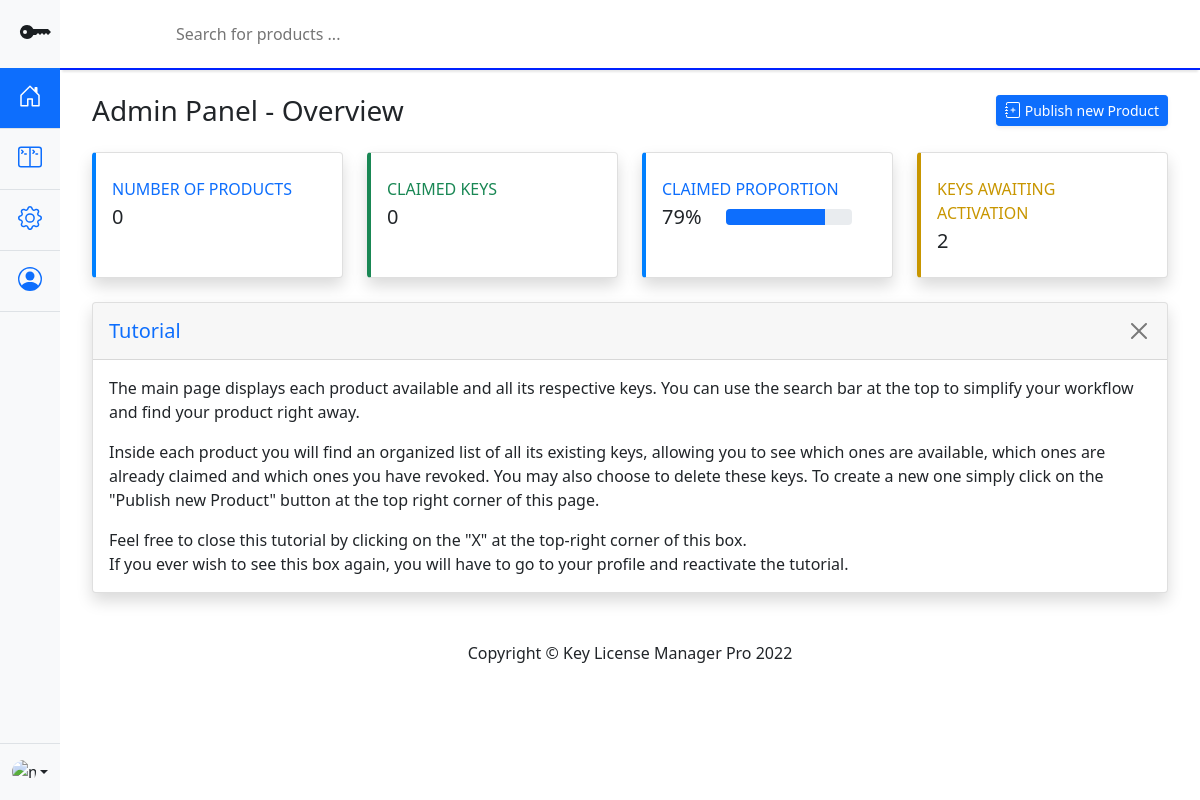
Before: /cpanel with the older database file.
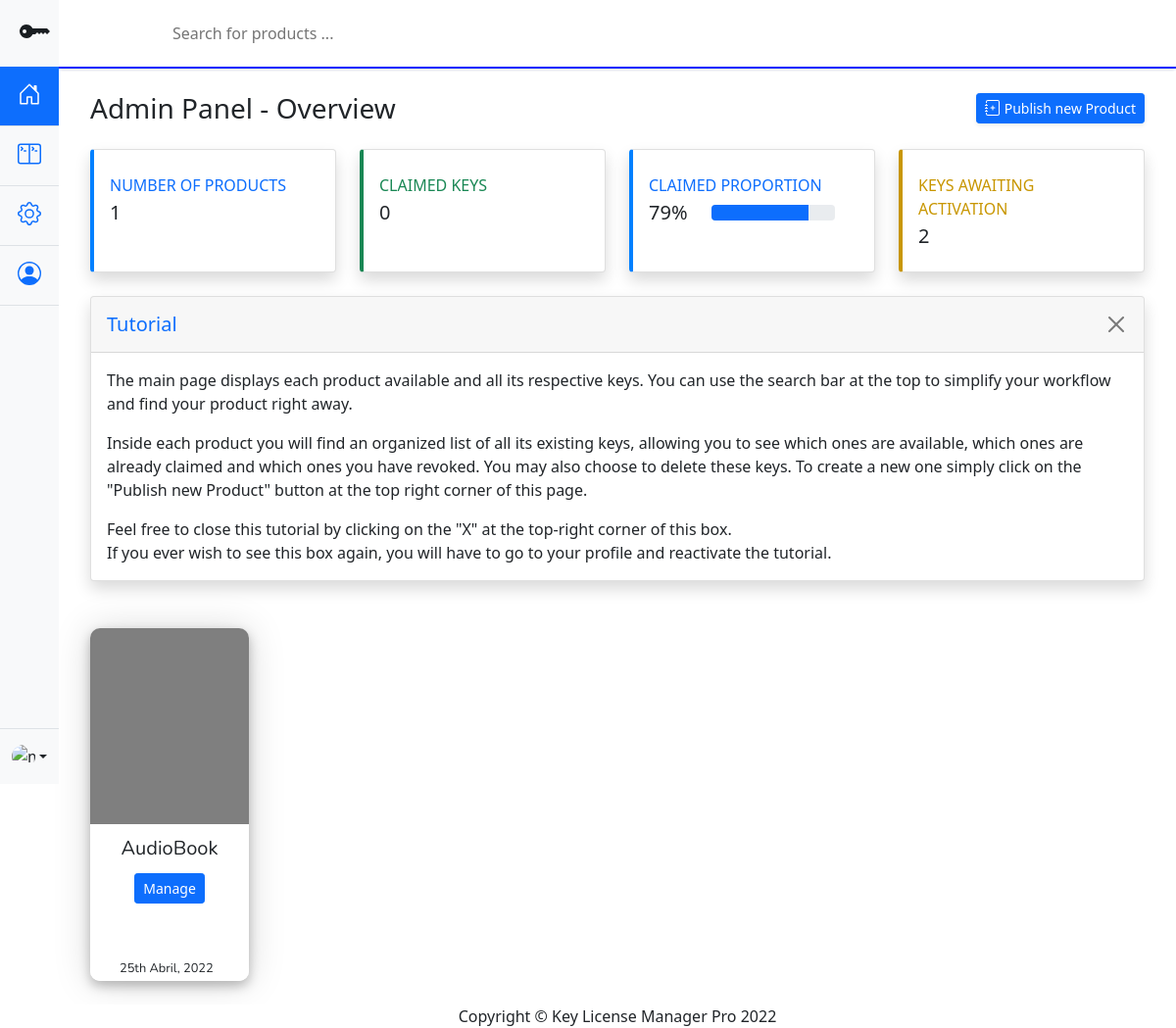
After: the same page with the newer database file.
### models.py (models this page shows)
class Product(db.Model):
    __tablename__ = "product"
    id = db.Column( db.Integer, primary_key=True )
    name = db.Column( db.String(100), unique=True )
    logo = db.Column( db.String(150) )
    privateK = db.Column(db.String(1100), unique=True)
    publicK = db.Column(db.String(1100), unique=True)
    apiK = db.Column( db.String(100), unique=True )

### main.py (the view)
@main.route('/cpanel')
def cpanel():
    productList = DBAPI.getProduct('_ALL_')
    return render_template('cpanel.html', productList = productList)

### databaseAPI.py (called while the page is built)
def getProduct(productName):
    if(productName == '_ALL_'):
        return Product.query.all()
    return Product.query.filter_by(name = productName).first()

### templates/cpanel.html (shortened to what this page needs)
<!doctype html>
<html lang="en">
	<head>
        <link rel="stylesheet" href="https://cdn.jsdelivr.net/npm/bootstrap-icons@1.8.1/font/bootstrap-icons.css">
		<link href="{{ url_for('static', filename='bootstrap.min.css') }}" rel="stylesheet">
		<link href="{{ url_for('static', filename='style.css') }}" rel="stylesheet">
	</head>
	<body>
        <section class="left-nav vh-100">
            <div class="d-flex flex-column bg-light vh-100" style="width: 5vw;">
                <a href="/" class="d-block p-3 link-dark text-decoration-none" title="Icon-only" data-bs-toggle="tooltip" data-bs-placement="right">
                    <svg xmlns="http://www.w3.org/2000/svg" width="40" height="32" fill="currentColor" class="bi bi-key-fill" viewBox="0 0 16 16">
                        <path d="M3.5 11.5a3.5 3.5 0 1 1 3.163-5H14L15.5 8 14 9.5l-1-1-1 1-1-1-1 1-1-1-1 1H6.663a3.5 3.5 0 0 1-3.163 2zM2.5 9a1 1 0 1 0 0-2 1 1 0 0 0 0 2z"/>
                    </svg>
                </a>
                <ul class="nav flex-grow-1 nav-pills nav-flush flex-column mb-auto text-center">
                    <li class="nav-item">
                        <a href="#" class="nav-link active py-3 border-bottom" aria-current="page" title="Home" data-bs-toggle="tooltip" data-bs-placement="right">
                            <svg class="bi" width="24" height="24" role="img" aria-label="Home">
                                <use xlink:href="#home"/>
                            </svg>
                        </a>
                    </li>
                    <li>
                        <a href="#" class="nav-link py-3 border-bottom" title="Dashboard" data-bs-toggle="tooltip" data-bs-placement="right">
                        </a>
                    </li>
                    <li>
                        <a href="#" class="nav-link py-3 border-bottom" title="Orders" data-bs-toggle="tooltip" data-bs-placement="right">
                        </a>
                    </li>
                    <li>
                        <a href="#" class="nav-link py-3 border-bottom" title="Customers" data-bs-toggle="tooltip" data-bs-placement="right">
                            <svg class="bi" width="24" height="24" role="img" aria-label="Customers">
                                <use xlink:href="#people-circle"/>
                            </svg>
                        </a>
                    </li>
                </ul>
                <div class="dropdown border-top">
                    <a href="#" class="d-flex align-items-center justify-content-center p-3 link-dark text-decoration-none dropdown-toggle" id="dropdownUser3" data-bs-toggle="dropdown" aria-expanded="false">
                    <img src="https://github.com/mdo.png" alt="mdo" width="24" height="24" class="rounded-circle">
                    </a>
                </div>
            </div>
        </section>
        <div class="container-fluid right-display">
            <div id="content-wrapper" class="d-flex flex-column">
                <div id="content">
                    <nav class="navbar navbar-expand bg-white navbar-light topbar mb-4 static-top top-bar">
                        <div class="search-bar-top mx-auto">
                            <input class="search-bar" type="text" placeholder="Search for products ..." aria-label="Search for products ...">
                        </div>
                    </nav>
                    <div class="container-fluid special-padding">
                        <div class="d-sm-flex align-items-center justify-content-between mb-4">
                            <h1 class="h3 mb-0 text-gray-800">Admin Panel - Overview</h1>
                            <a id="createProductCall" href="#" class="d-none d-sm-inline-block btn btn-sm btn-primary shadow-sm">
                                <svg class="bi" width="16" height="16" role="img" aria-label="Home">
                                    <use xlink:href="#addproduct"/>
                                </svg>
                                Publish new Product</a>
                        </div>
                        <div class="row">
                            <div class="col-xl-3 col-md-6 mb-4">
                                <div class="card border-left-blue shadow h-100 py-2">
                                    <div class="card-body">
                                        <div class="row no-gutters align-items-center">
                                            <div class="col mr-2">
                                                <div class="text-xs font-weight-bold text-primary text-uppercase mb-1">
                                                    Number of products
                                                </div>
                                                <div class="h5 mb-0 font-weight-bold text-gray-800">{{ productList|length }}</div>
                                            </div>
                                        </div>
                                    </div>
                                </div>
                            </div>
                            <div class="col-xl-3 col-md-6 mb-4">
                                <div class="card border-left-green shadow h-100 py-2">
                                    <div class="card-body">
                                        <div class="row no-gutters align-items-center">
                                            <div class="col mr-2">
                                                <div class="text-xs font-weight-bold text-success text-uppercase mb-1">
                                                    Claimed keys
                                                </div>
                                                <div class="h5 mb-0 font-weight-bold text-gray-800">0</div>
                                            </div>
                                        </div>
                                    </div>
                                </div>
                            </div>
                            <div class="col-xl-3 col-md-6 mb-4">
                                <div class="card border-left-blue shadow h-100 py-2">
                                    <div class="card-body">
                                        <div class="row no-gutters align-items-center">
                                            <div class="col mr-2">
                                                <div class="text-xs font-weight-bold text-primary text-uppercase mb-1">Claimed proportion
                                                </div>
                                                <div class="row no-gutters align-items-center">
                                                    <div class="col-auto">
                                                        <div class="h5 mb-0 mr-3 font-weight-bold text-gray-800">79%</div>
                                                    </div>
                                                    <div class="col">
                                                        <div class="progress progress-sm mr-2">
                                                            <div class="progress-bar bg-primary" role="progressbar" style="width: 79%" aria-valuenow="50" aria-valuemin="0" aria-valuemax="100"></div>
                                                        </div>
                                                    </div>
                                                </div>
                                            </div>
                                        </div>
                                    </div>
                                </div>
                            </div>
                            <div class="col-xl-3 col-md-6 mb-4">
                                <div class="card border-left-yellow shadow h-100 py-2">
                                    <div class="card-body">
                                        <div class="row no-gutters align-items-center">
                                            <div class="col mr-2">
                                                <div class="text-xs font-weight-bold text-uppercase mb-1" style="color: rgb(200, 150, 0) !important;">
                                                    Keys awaiting activation
                                                </div>
                                                <div class="h5 mb-0 font-weight-bold text-gray-800">2</div>
                                            </div>
                                        </div>
                                    </div>
                                </div>
                            </div>
                        </div>
                        <div class="row">
                            <div class="col-lg-12 mb-4">
                                <div class="card shadow mb-4">
                                    <div class="card-header py-3">
                                        <div class="d-flex flex-row d-flex justify-content-between">
                                            <h6 class="fs-5 m-0 font-weight-bold text-primary">Tutorial</h6>
                                            <button type="button" class="btn-close" aria-label="Close"></button>
                                        </div>
                                    </div>
                                    <div class="card-body">
                                        <p>The main page displays each product available and all its respective keys. You can use the search bar at the top to simplify your workflow and find your product right away.</p>
                                        <p>Inside each product you will find an organized list of all its existing keys, allowing you to see which ones are available, which ones are already claimed and which ones you have revoked. You may also choose to delete these keys. To create a new one simply click on the "Publish new Product" button at the top right corner of this page.</p>
                                        <p class="mb-0">Feel free to close this tutorial by clicking on the "X" at the top-right corner of this box. <br> If you ever wish to see this box again, you will have to go to your profile and reactivate the tutorial.</p>
                                    </div>
                                </div>
                            </div>
                        </div>
                        <div id="productGallery" class="row row-cols-1 row-cols-md-6">
                            {%for product in productList%}
                                <div class="col mb-4">
                                    <div class="weather-card one">
                                        <div class="top">
                                        </div>
                                        <div class="bottom">
                                            <div class="d-flex flex-column justify-content-between text-center card-structure">
                                                <span class="ctext-bold">{{ product.name }}</span>
                                                <a href="{{ url_for('main.productDisplay', productid = product.id) }}"><button type="button" class="btn btn-primary btn-sm card-button-st">Manage</button></a>
                                                <span class="ctext-light mt-auto">25th Abril, 2022</span>
                                            </div>
                                        </div>
                                    </div>
                                </div>
                            {%endfor%}
                        </div>
                    </div>
                </div>
                <footer class="sticky-footer bg-white">
                    <div class="container my-auto">
                        <div class="copyright text-center my-auto">
                            <span>Copyright © Key License Manager Pro 2022</span>
                        </div>
                    </div>
                </footer>
</div>
        </div>
	</body>
</html>

### static/style.css (style rules this page uses)
:root { --product-card-height: 20vh; }
body { min-height: 100vh; min-height: -webkit-fill-available; }
html { height: -webkit-fill-available; }
.bi { vertical-align: -.125em; pointer-events: none; fill: currentColor; }
.dropdown-toggle { outline: 0; }
.nav-flush .nav-link { border-radius: 0; }
.left-nav { position: fixed; left: 0; top: 0; width: 5vw; }
.right-display { padding-left: 5vw; padding-right: 0px !important; }
.top-bar { box-shadow: 0 4px 2px -2px rgb(231, 231, 231); border-bottom: 2.5px solid rgb(0, 34, 255); min-height: 70px; }
.search-bar-top { text-align: center; width: 80%; }
.search-bar { border: none; width: 100%; }
.special-padding { padding-left: 2rem !important; padding-right: 2rem !important; }
.border-left-blue { border-left: 4px solid #0080ff!important; }
.border-left-green { border-left: 4px solid rgb(25,135,84) !important; }
.border-left-yellow { border-left: 4px solid rgb(200, 150, 0) !important; }
.weather-card { height: 45vh; width: 13.5vw; background: #fff; box-shadow: 0 1px 38px rgba(0, 0, 0, 0.15), 0 5px 12px rgba(0, 0, 0, 0.25); overflow: hidden; border-radius: 10px; }
.weather-card .top { position: relative; height: 25vh; width: 100%; overflow: hidden; background: url("https://s-media-cache-ak0.pinimg.com/564x/cf/1e/c4/cf1ec4b0c96e59657a46867a91bb0d1e.jpg") no-repeat; background-size: cover; background-position: center center; text-align: center; }
.weather-card .top:after { content: ""; height: 100%; width: 100%; display: block; position: absolute; top: 0; left: 0; background: rgba(0, 0, 0, 0.5); }
.weather-card .bottom { padding: 0 30px; background: #fff; height: 20vh; width: 100%; }
.ctext-bold { font-family: 'Nunito'; font-size: 1.25rem; font-weight: 400; }
.ctext-light { font-family: 'Nunito'; font-size: 0.80rem; font-weight: 400; text-align: left; }
.card-structure { height: 100%; padding-top: 10%; padding-bottom: 2.5%; padding-left: 0%; padding-right: 0%; width: 100%; }
.card-button-st { width: 70%; margin-left: auto; margin-right: auto; margin-top: 10%; }

Changed rows visible on the page:
added Product: name "AudioBook"
Other visible differences:
{{ productList|length }}: "0" → "1"
